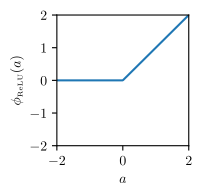

Source code (Python):
import numpy as np
import matplotlib.pyplot as plt
plt.rcParams['text.usetex'] = True

import argparse
parser = argparse.ArgumentParser()
parser.add_argument('filename', type=str)
args = parser.parse_args()

xs = np.linspace(-2, 2, 200)
fig, axs = plt.subplots(figsize=(1.7,1.7))
axs.plot(xs, xs * (xs > 0))
axs.set_xlabel("$a$")
axs.set_ylabel("$\phi_{\\tiny \\textrm{ReLU}}(a)$")
axs.set_xlim(-2, 2)
axs.set_ylim(-2, 2)

fig.savefig(args.filename, bbox_inches='tight')
